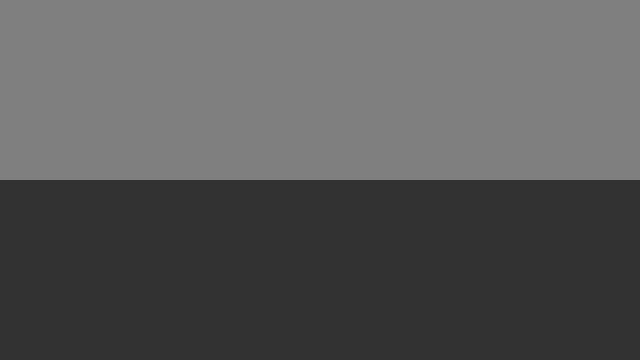
Frame 1 (no input)
Frame 60 (no input): identical to frame 1, image omitted
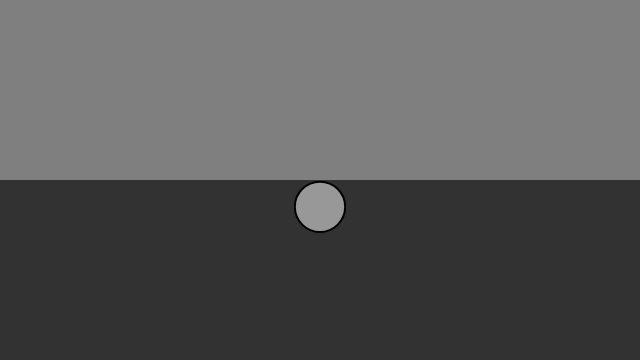
Frame 120 (the mouse pressed at the canvas centre since frame 60)

The p5.js sketch that drew these frames (run headless with seeded random() and noise() and a simulated clock; from frame 60 on, the mouse is pressed at the canvas centre):

// p5.js sketch
// ── sketch.js
//The Nature of Code
//Elvin Ciqueira
//natureofcode.com

let particles = [];
let liquid;

function setup() {
  createCanvas(640, 360);
  liquid = new Liquid(0, height / 2, width, height / 2, 0.01);
}

function mousePressed() {
  let particle = new Particle(mouseX, mouseY, random(1, 4));
  particles.push(particle);
}

function keyPressed() {
  if (key === " ") {
    particles.splice(0, 1);
  }
}

function draw() {
  background(127);

  //draw water
  liquid.display();

  for (let i = 0; i < particles.length; i++) {
    //Gravity is scaled by mass
    let gravity = createVector(0, 0.1, particles[i].mass);
    //Apply gravity
    particles[i].applyForce(gravity);

    particles[i].display();
    particles[i].update();
    particles[i].checkEdges();

    //Is the Mover in the liquid?
    if (liquid.contains(particles[i])) {
      //Calculate the drag force
      let dragForce = liquid.calculateDrag(particles[i]);
      //Apply drag force to mover
      particles[i].applyForce(dragForce);
    }
  }
}

// ── liquid.js
//Nature of Code
//Elvin Ciqueira
//natureofcode.com

function Liquid(x, y, w, h, c) {
  this.x = x;
  this.y = y;
  this.w = w;
  this.h = h;
  this.c = c;

  //Is the Mover on the Liquid?
  this.contains = function(m) {
    let l = m.position;
    return (
      l.x > this.x &&
      l.x < this.x + this.w &&
      l.y > this.y &&
      l.y < this.y + this.h
    );
  };

  //Calculate the drag force
  this.calculateDrag = function(m) {
    //Magnitude is coefficient * speed squared
    let speed = m.velocity.mag();
    let dragMagnitude = this.c * speed * speed;

    //Direction is inverse of velocity
    let dragForce = m.velocity.copy();
    dragForce.mult(-1);

    //scaling acordint to magnitude
    dragForce.setMag(dragMagnitude);
    return dragForce;
  };

  this.display = function() {
    noStroke();
    fill(50);
    rect(this.x, this.y, this.w, this.h);
  };
}

// ── particle.js
//The Nature of Code
//Elvin Ciqueira
//natureofcode.com
//Drag Force

function Particle(x, y, m) {
  this.mass = m;
  this.position = createVector(x, y);
  this.velocity = createVector(0, 0);
  this.acceleration = createVector(0, 0);

  //Newton's 2nd law: F = M * A
  // or A = F / M
  this.applyForce = function(force) {
    let f = p5.Vector.div(force, this.mass);
    this.acceleration.add(f);
  };

  this.update = function() {
    //Velocity changes according to acceleration
    this.velocity.add(this.acceleration);
    //Position changes by velocity
    this.position.add(this.velocity);
    //We must clear acceleration each frame
    this.acceleration.mult(0);
  };

  this.display = function() {
    stroke(0);
    strokeWeight(2);
    fill(255, 127);
    ellipse(this.position.x, this.position.y, this.mass * 16, this.mass * 16);
  };

  //Bounce off bottom of window
  this.checkEdges = function() {
    if (this.position.y > height) {
      this.velocity.y *= -0.9;
      this.position.y = height;
    }
  };
}
